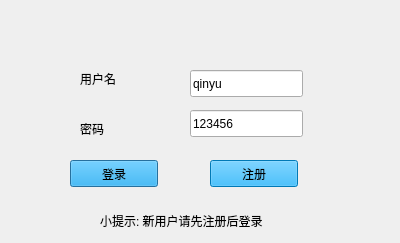
<?xml version="1.0" encoding="UTF-8"?>
<ui version="4.0">
 <class>Login</class>
 <widget class="QDialog" name="Login">
  <property name="geometry">
   <rect>
    <x>0</x>
    <y>0</y>
    <width>400</width>
    <height>243</height>
   </rect>
  </property>
  <property name="windowTitle">
   <string>Dialog</string>
  </property>
  <property name="styleSheet">
   <string notr="true"/>
  </property>
  <widget class="QLabel" name="label_2">
   <property name="geometry">
    <rect>
     <x>80</x>
     <y>70</y>
     <width>91</width>
     <height>17</height>
    </rect>
   </property>
   <property name="text">
    <string>用户名</string>
   </property>
  </widget>
  <widget class="QLabel" name="label_3">
   <property name="geometry">
    <rect>
     <x>80</x>
     <y>120</y>
     <width>60</width>
     <height>17</height>
    </rect>
   </property>
   <property name="text">
    <string>密码</string>
   </property>
  </widget>
  <widget class="QLineEdit" name="username">
   <property name="geometry">
    <rect>
     <x>190</x>
     <y>70</y>
     <width>113</width>
     <height>27</height>
    </rect>
   </property>
   <property name="text">
    <string>qinyu</string>
   </property>
  </widget>
  <widget class="QLineEdit" name="password">
   <property name="geometry">
    <rect>
     <x>190</x>
     <y>110</y>
     <width>113</width>
     <height>27</height>
    </rect>
   </property>
   <property name="text">
    <string>123456</string>
   </property>
  </widget>
  <widget class="QPushButton" name="login_button">
   <property name="geometry">
    <rect>
     <x>70</x>
     <y>160</y>
     <width>88</width>
     <height>27</height>
    </rect>
   </property>
   <property name="styleSheet">
    <string notr="true">background-color: rgb(0, 170, 255);</string>
   </property>
   <property name="text">
    <string>登录</string>
   </property>
  </widget>
  <widget class="QPushButton" name="register_botton">
   <property name="geometry">
    <rect>
     <x>210</x>
     <y>160</y>
     <width>88</width>
     <height>27</height>
    </rect>
   </property>
   <property name="styleSheet">
    <string notr="true">background-color: rgb(0, 170, 255);</string>
   </property>
   <property name="text">
    <string>注册</string>
   </property>
  </widget>
  <widget class="QLabel" name="label_4">
   <property name="geometry">
    <rect>
     <x>100</x>
     <y>190</y>
     <width>361</width>
     <height>61</height>
    </rect>
   </property>
   <property name="text">
    <string>小提示: 新用户请先注册后登录</string>
   </property>
  </widget>
  <widget class="QLabel" name="user_icon">
   <property name="geometry">
    <rect>
     <x>170</x>
     <y>0</y>
     <width>91</width>
     <height>61</height>
    </rect>
   </property>
   <property name="text">
    <string/>
   </property>
  </widget>
 </widget>
 <resources/>
 <connections/>
</ui>
